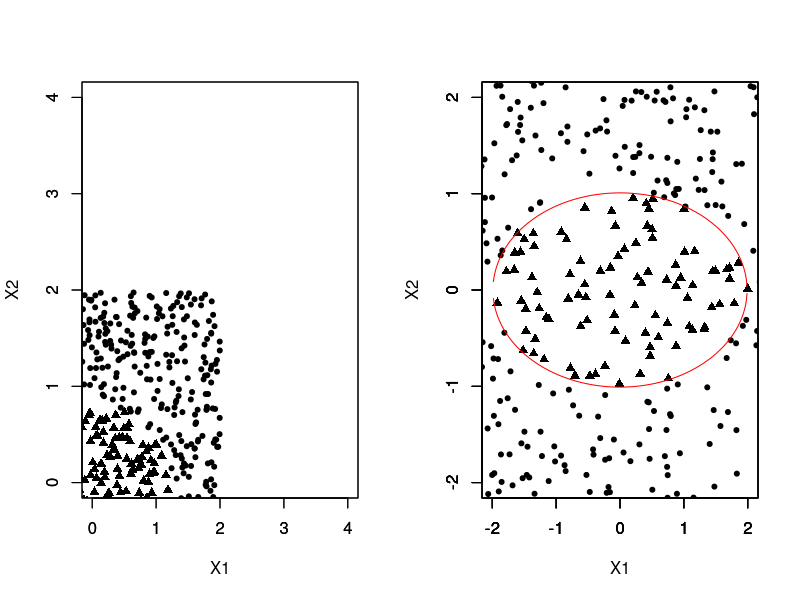

Write R code to recreate this figure.
J = function(vBeta, vY, mX) {
  return(-sum(vY*(mX %*% vBeta - log(1+exp(mX %*% vBeta)))
              + (1-vY)*(-log(1 + exp(mX %*% vBeta)))))
}

par(mfcol=c(1,2))

#Line logistic regression
data=read.table('data_line.txt')
names(data)=c('x1','x2','y')
vY=as.matrix(data$y)
mX=as.matrix(cbind(1,data[c('x1','x2')]))

vBeta0<-rep(0, ncol(mX))
sol<-optim(vBeta0, J,mX = mX, vY = vY)

valx0=data$x1[data$y==0]
valx1=data$x1[data$y==1]
valy0=data$x2[data$y==0]
valy1=data$x2[data$y==1]
plot(valx0,valy0,pch=20,xlim = c(0,4),ylim = c(0,4),xlab="X1",ylab = "X2")
par(new=T)
plot(valx1,valy1,pch=17,xlim = c(0,4),ylim = c(0,4),xlab="", ylab="")
par(new=T)
a=sol$par[1]
b=sol$par[2]
c=sol$par[3]
abline(a=-a/c,b=-b/c,col='red')
#Save plot

elipse=read.table('elipse.txt')
names(elipse)=c('x1','x2','y')
vY=as.matrix(elipse$y)
mX=as.matrix(cbind(1,elipse$x1*elipse$x1,elipse$x2*elipse$x2))
vBeta0<-c(-1,2/3,1.5)
sole<-optim(vBeta0, J,vY = vY,mX=mX)

valx0=elipse$x1[elipse$y==0]
valx1=elipse$x1[elipse$y==1]
valy0=elipse$x2[elipse$y==0]
valy1=elipse$x2[elipse$y==1]
plot(valx0,valy0,pch=17,xlim = c(-2,2),ylim = c(-2,2),xlab="X1",ylab = "X2")
par(new=T)
plot(valx1,valy1,pch=20,xlim = c(-2,2),ylim = c(-2,2),xlab="", ylab="")
par(new=T)
x<-seq(min(elipse$x1),max(elipse$x1),0.01)
a=sole$par[1]
b=sole$par[2]
c=sole$par[3]
y=-sqrt(-a/c-b*x*x/c)#Gives NaNs because the discriminant has negative values
plot(x,y,type='l',xlim = c(-2,2),ylim = c(-2,2),col='red',xlab="", ylab="")
par(new=T)
y=sqrt(-a/c-b*x*x/c)
plot(x,y,type='l',xlim = c(-2,2),ylim = c(-2,2),col='red',xlab="", ylab="")